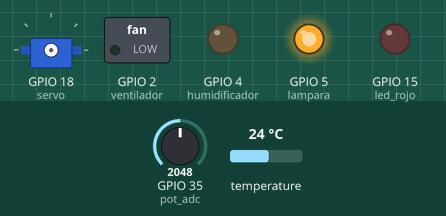
Recording of a program running on a simulated ESP32 board running MicroPython. On the bench: servo, switched loads named in the program (green lamp = pin HIGH), output pins drawn as LEDs (lit = HIGH). The inputs (shaded band) are chosen by the test bench; at power-on: temperature 24 °C, GPIO 35 (pot_adc) = 2048 (analog values on the 0–4095 scale). Servo angles are drawn from the pulse width (0.5 ms = 0°, 2.5 ms = 180°); what the program prints to the serial console is not drawn.

Above: at 1.2 s.
1.3 s: temperature set to 35.6 °C
5.9 s: temperature set to 36.8 °C
At 9.3 s:
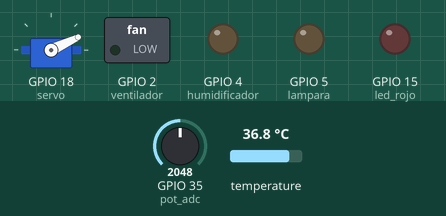
10.5 s: GPIO 35 (pot_adc) set to 3232
13.3 s: GPIO 35 (pot_adc) set to 3301
At 15.6 s:
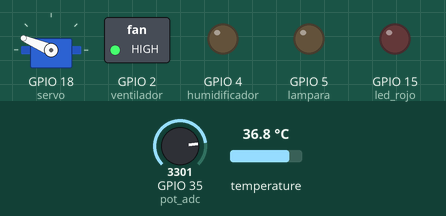
17.9 s: GPIO 35 (pot_adc) set to 491
At 20.3 s:
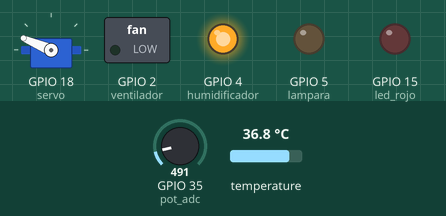
22.5 s: GPIO 35 (pot_adc) set to 767
25.0 s: GPIO 35 (pot_adc) set to 891
At 54.6 s:
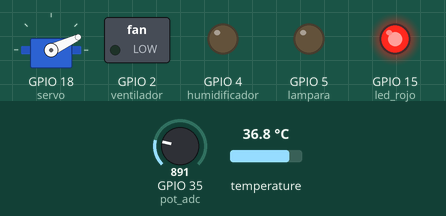
Timing chart, 0 to 55.8 s (numbered marks = the images above; inputs shaded):
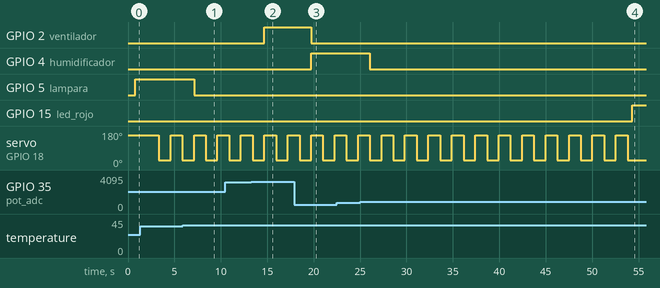

Measured:
- the behaviour switches between 35.9 and 36 °C on temperature (found by bisection; images 0 and 1)
- the behaviour switches between 3275 and 3276 on GPIO 35 (pot_adc) (found by bisection; images 1 and 2)
- the behaviour switches between 818 and 819 on GPIO 35 (pot_adc) (found by bisection; images 3 and 4)
- after the input at 5.9 s, GPIO 5 (lampara): HIGH → LOW after 1.2 s
- after the input at 13.3 s, GPIO 2 (ventilador): LOW → HIGH after 1.4 s
- after the input at 17.9 s, GPIO 2 (ventilador): HIGH → LOW after 1.8 s; GPIO 4 (humidificador): LOW → HIGH after 1.8 s
- after the input at 25.0 s, GPIO 4 (humidificador): HIGH → LOW after 1.1 s instead of 29.3 s
- by itself, servo on GPIO 18 (servo): alternates 157° for 1.3 s and 25° for 1.3 s

The program:

main.py
```python
from machine import Pin, PWM, ADC
import time
import onewire, ds18x20

# --- Estados y salidas de la MEF ---
Q0 = 0 #Ideal
Q1 = 1 #Control de temperatura
Q2 = 2 #Volteo
Q3 = 3 #Eclosion

S0 = 0  # sin acción
S1 = 1  # lámpara
S2 = 2  # ventilador
S3 = 3  # humidificador
S4 = 4  # volteo
S5 = 5  # luz roja (fin de ciclo)

# --- Tablas de transición y salida ---
tablaTran = [
    [Q1, Q1, Q1, Q3],
    [Q1, Q1, Q1, Q3],
    [Q1, Q1, Q1, Q3],
    [Q1, Q1, Q1, Q3],
    [Q0, Q0, Q0, Q3],
    [Q1, Q1, Q1, Q3],
    [Q1, Q1, Q1, Q3],
    [Q1, Q1, Q1, Q3],
    [Q1, Q1, Q1, Q3],
    [Q2, Q2, Q2, Q3],
    [Q3, Q3, Q3, Q3]
]

tablaSalida = [
    [S1, S1, S1, S5],  # fila 0
    [S1, S1, S1, S5],  # fila 1
    [S1, S1, S1, S5],  # fila 2
    [S3, S3, S0, S5],  # fila 3
    [S0, S0, S0, S5],  # fila 4
    [S2, S2, S0, S5],  # fila 5
    [S2, S2, S2, S5],  # fila 6
    [S2, S2, S2, S5],  # fila 7
    [S2, S2, S2, S5],  # fila 8
    [S4, S4, S4, S5],  # fila 9
    [S5, S5, S5, S5]   # fila 10
]

# --- Pines de hardware ---
servo          = PWM(Pin(18), freq=50)
lampara        = Pin(5,  Pin.OUT)
ventilador     = Pin(2,  Pin.OUT)
humidificador  = Pin(4, Pin.OUT)
led_rojo       = Pin(15, Pin.OUT)

pot_adc = ADC(Pin(35))
pot_adc.width(ADC.WIDTH_12BIT)

ow   = onewire.OneWire(Pin(12))
ds   = ds18x20.DS18X20(ow)
roms = ds.scan()

# --- Variables de control ---
servo_pos      = 0
lastVolteoTime = time.ticks_ms()
startTime      = time.ticks_ms()
estado         = Q0

def servo_write(angle):
    duty = int((angle / 180) * 75 + 40)
    servo.duty(duty)

def lectura_entradas():
    global startTime

    # Evento final de incubación (54 segundos)
    E = time.ticks_diff(time.ticks_ms(), startTime) >= 54000
    if E:
        return 10, None  # forzar fila 10 (luz roja)

    # --- Humedad desde potenciómetro (promedio de 5 muestras) ---
    muestras = [pot_adc.read() for _ in range(5)]
    raw_pot = sum(muestras) / len(muestras)
    nivel   = raw_pot * (100 / 4095)

    if nivel < 20:
        H = 0
    elif nivel < 80:
        H = 1
    else:
        H = 2

    print(f"Potencia: {nivel:.1f}% → H = {H}")

    # --- Temperatura DS18B20 ---
    ds.convert_temp()
    time.sleep_ms(750)
    temp = ds.read_temp(roms[0])
    print(f"Temperatura {temp:.1f}°C")

    # Clasificación de temperatura
    if temp < 36.0:
        T = 0
    elif temp <= 39.0:
        T = 1
    else:
        T = 2

    fila = T * 3 + H
    return fila, H

def escritura_salidas(fila, est, H):
    salida = tablaSalida[fila][est]
    print(f"Fila {fila} | Estado Q{est} | H={H} → Salida S{salida}")

    # Reset de salidas
    lampara.value(0)
    ventilador.value(0)
    humidificador.value(0)
    led_rojo.value(0)

    if salida == S0:
        print("Sin acción")
    elif salida == S1:
        lampara.value(1)
        print("Lámpara ON")
    elif salida == S2:
        ventilador.value(1)
        print("Ventilador ON")
    elif salida == S3:
        humidificador.value(1)
        print("Humidificador ON")
    elif salida == S5:
        led_rojo.value(1)
        print("Luz roja ON")

# --- Bucle principal ---
print("Arrancando incubadora con servo cada segundo...")

# Inicializaciones previas
lastVolteoTime = time.ticks_ms()
servo_pos       = 0
estado          = 0   # estado inicial Q0

while True:
    fila, H = lectura_entradas()

    if fila != 10 and time.ticks_diff(time.ticks_ms(), lastVolteoTime) >= 1000:
        servo_pos = 180 if servo_pos == 0 else 0
        print("Volteo servo a", servo_pos)
        servo_write(servo_pos)
        lastVolteoTime = time.ticks_ms()

    escritura_salidas(fila, estado, H)
    new_estado = tablaTran[fila][estado]
    print(f"Fila {fila}  Humedad H={H}  → transición Q{estado} → Q{new_estado}")
    estado = new_estado

    time.sleep(0.5)
```
